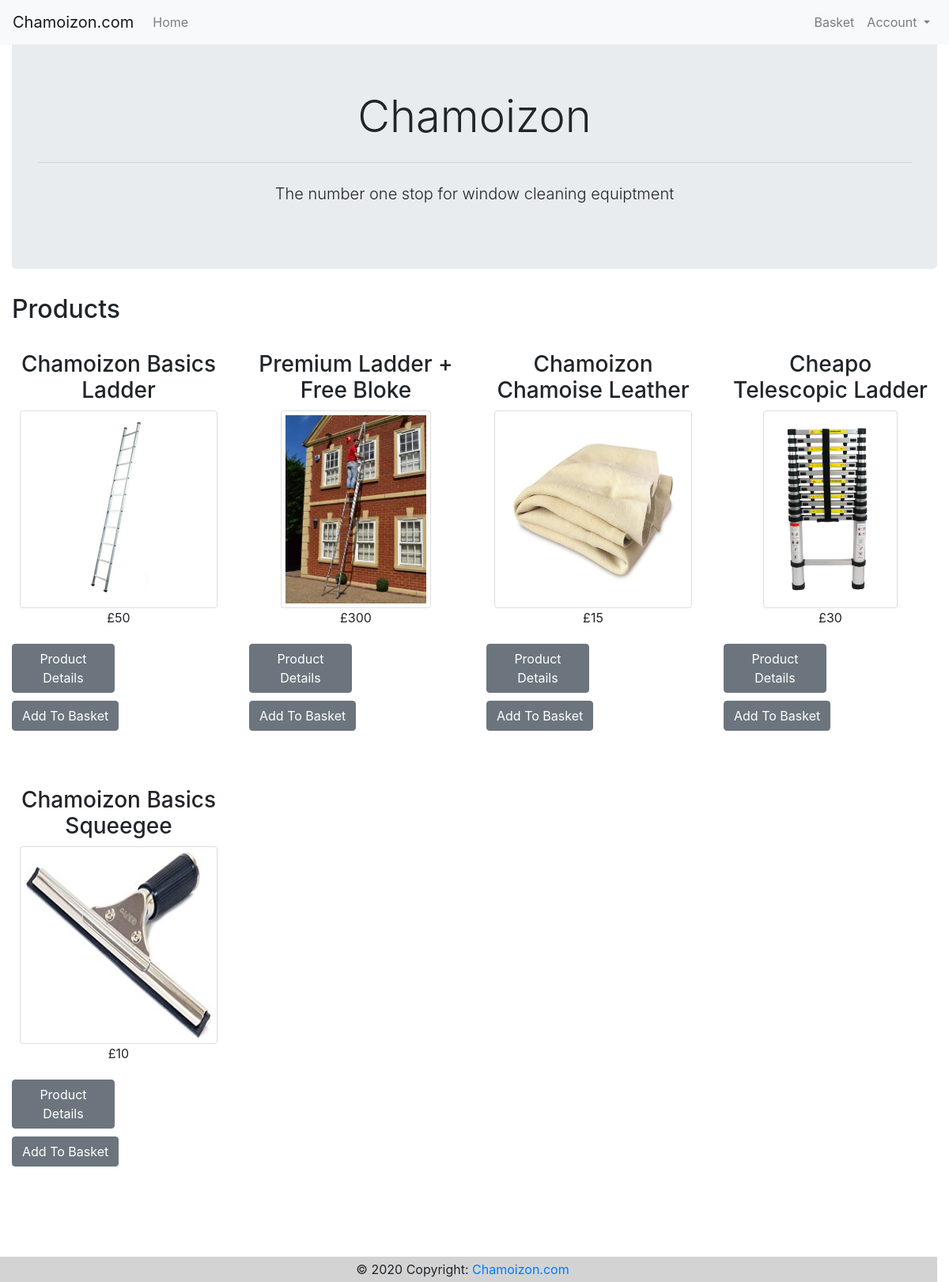
The page / on the database its author committed.
### tables this page shows
CREATE TABLE `product` (
  `productID` int(10) unsigned NOT NULL AUTO_INCREMENT,
  `productName` varchar(128) NOT NULL,
  `image` varchar(255) DEFAULT NULL,
  `description` varchar(512) NOT NULL,
  `price` float NOT NULL,
  `alt` varchar(128) NOT NULL,
  PRIMARY KEY (`productID`)
);

### includes/functions/page.php (the view, shortened to what this page needs)
<?php
function populateProducts()
{
    global $db;
    $sql = "SELECT productID, productName, image, alt, price  FROM product";
    $result = mysqli_query($db, $sql);
    while ($row = mysqli_fetch_assoc($result)) {
?>
        <div class="col-md-3 product">
            <h3><?= $row['productName'] ?></h3>
            <img class="img-thumb" src="<?= $row['image'] ?>" alt="<?= $row['alt'] ?>" />
            <p>
                £<?= $row['price'] ?>
            </p>
            <div class="row btn_row">
                <div class="col-md-6 button">
                    <a class="btn btn-secondary btn block" href="product-details.php?id=<?= $row['productID'] ?>">Product
                        Details</a>
                </div>
                <form action="basket.php" method="post" id="add-to-basket" class="form-horizontal,text-left">
                    <div class="form-group">
                        <div class="col-sm-6 button">
                            <input type="submit" class="btn btn-secondary btn block" name="action" value="Add To Basket" required />
                        </div>
                    </div>
                </form>
            </div>
        </div>
    <?php
    }
}
    ?>

### includes/site_header.php (shortened to what this page needs)
<!DOCTYPE html>
<html lang="en">
<head>
    <link rel="stylesheet" href="https://stackpath.bootstrapcdn.com/bootstrap/4.3.1/css/bootstrap.min.css">
    <link rel="stylesheet" type="text/css" href="css/style.css">
</head>
<body>
    <nav class="navbar navbar-expand-lg navbar-light bg-light">
        <div class="collapse navbar-collapse" id="navbarTogglerDemo01">
            <a class="navbar-brand" href="index.php">Chamoizon.com</a>
            <ul class="navbar-nav mr-auto mt-2 mt-lg-0">
                <a class="nav-link" href="index.php">Home <span class="sr-only">(current)</span></a>
            </ul>
            <ul class="navbar-nav mt-2 mt-lg-0 navbar-right">
                <li><a class="nav-link" href="basket.php">Basket</a></li>
                <li class="nav-item dropdown">
                    <a class="nav-link dropdown-toggle" href="#" id="navbardrop" data-toggle="dropdown">
                        Account
                    </a>
                </li>
            </ul>
        </div>
    </nav>
    <div class="container-fluid">
        <div class="main-body">
            <div class="jumbotron" id="welcome">
                <h1 class="display-4">Chamoizon</h1>
                <hr class="my-4">
                <p class="lead">The number one stop for window cleaning equiptment</p>
            </div>

### index.php (shortened to what this page needs)
<?php
require('includes/site_header.php');
?>
<div class="row main-content">
    <div class="col-sm-12">
        <div class="panel panel-default">
            <div class="panel-heading">
                <h2 class="panel-title">Products</h2>
            </div>
            <div class="panel-body">
                <div class="row products">
                    <?php
                    populateProducts();
                    ?>
                </div>
            </div>
        </div>
    </div>
</div>
<?php
require('includes/site_footer.php');
?>

### includes/site_footer.php (shortened to what this page needs)
    </div>
</div>
<div class="row">
    <footer class="footer">
        <div class="footer-copyright text-center py-1 footer-bar">© 2020 Copyright:
            <a href="index.php"> Chamoizon.com</a>
        </div>
    </footer>
</div>
</body>
</html>

### css/style.css (style rules this page uses)
.navbar { position: absolute; top: 0; width: 100%; }
.main-body { padding-top: 50px; padding-bottom: 100px; }
.footer { position: fixed; bottom: 0; width: 100%; }
.footer-bar { background-color: lightgrey; }
.product { padding: 25px; align-items: center; text-align: center; }
.img-thumb { border: 1px solid #ddd; border-radius: 4px; padding: 5px; height: 250px; max-width: 250px; }
.button { padding: 5px; }
#welcome { text-align: center; }

### rows shown on the page
product: productName "Chamoizon Basics Ladder", image (picture), price "50"
product: productName "Premium Ladder + Free Bloke", image (picture), price "300"
product: productName "Chamoizon Chamoise Leather", image (picture), price "15"
product: productName "Cheapo Telescopic Ladder", image (picture), price "30"
product: productName "Chamoizon Basics Squeegee", image (picture), price "10"
